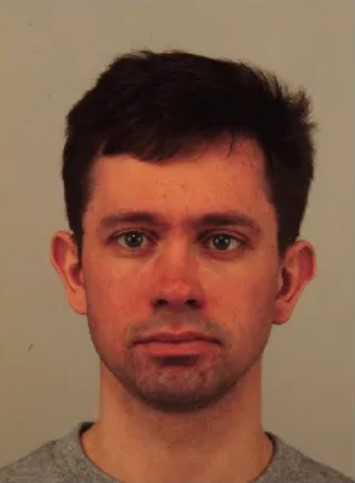
#> input picture humanface.jpg, 355 x 483 px
$ python Question_2.py
#> lines starting #> are read from the running program, lines starting #| are printed output that depends on the picture
#> in load_image_grayscale, `img = Image.open(image_path).convert('L')`:
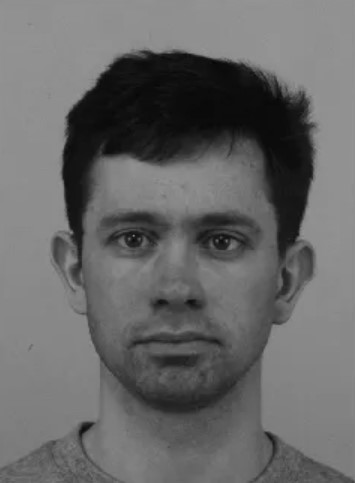
#> img: PIL image 355x483 L; min 5, max 151, mean 103.7
# -*- coding: utf-8 -*-
"""
Created on Mon Sep 30 10:31:29 2024
@author: purnendumaity@gmail.com
Implement both the Floyd-Steinberg and Jarvis-Judice-Ninke dithering algorithms on
the image in Python,then compare the results obtained from each method
package needed: numpy, pillow, matplotlib
"""

import numpy as np
from PIL import Image
import matplotlib
#working in Pycharm community version
#so below 2 line adjusted to see my plot window one by one
matplotlib.use('TkAgg',force=True)
print("Switched to:",matplotlib.get_backend())
import matplotlib.pyplot as plt

# Define the Dithering Algorithms
# Floyd - SteinbergDithering:
def floyd_steinberg_dithering(img):
    # Define the error diffusion matrix for Floyd-Steinberg Dithering
    fs_matrix = np.array([[0, 0, 7],
                          [3, 5, 1]]) / 16.0

    img = img.copy()
    rows, cols = img.shape
#> rows = 483; cols = 355

    for row in range(rows):
        for col in range(cols):
            old_pixel = img[row, col]
            new_pixel = np.round(old_pixel / 255.0) * 255
            img[row, col] = new_pixel
            quant_error = old_pixel - new_pixel

            # Distribute the error to neighboring pixels using the FS matrix
            for i in range(2):
                for j in range(3):
                    if row + i < rows and col + j - 1 < cols and col + j - 1 >= 0:
                        img[row + i, col + j - 1] += quant_error * fs_matrix[i, j]
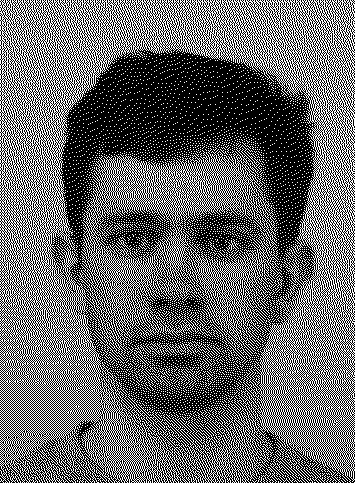
#> img: shape (483, 355) float64; 40.7% white in thin lines or dots

    return img


#Jarvis - Judice - Ninke Dithering:
def jarvis_judice_ninke_dithering(img):
    # Define the error diffusion matrix for Jarvis-Judice-Ninke Dithering
    jjn_matrix = np.array([[0, 0, 0, 7, 5],
                           [3, 5, 7, 5, 3],
                           [1, 3, 5, 3, 1]]) / 48.0

    img = img.copy()
    rows, cols = img.shape
#> rows = 483; cols = 355

    for row in range(rows):
        for col in range(cols):
            old_pixel = img[row, col]
            new_pixel = np.round(old_pixel / 255.0) * 255
            img[row, col] = new_pixel
            quant_error = old_pixel - new_pixel

            # Distribute the error to neighboring pixels using the JJN matrix
            for i in range(3):
                for j in range(5):
                    if row + i < rows and col + j - 2 < cols and col + j - 2 >= 0:
                        img[row + i, col + j - 2] += quant_error * jjn_matrix[i, j]
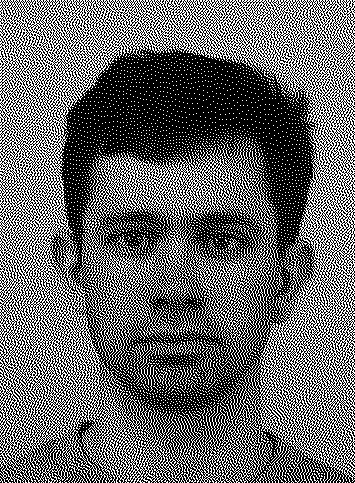
#> img: shape (483, 355) float64; 40.7% white in thin lines or dots

    return img

#Load and Prepare the Image:
def load_image_grayscale(image_path):
    # Open image and convert to grayscale
    img = Image.open(image_path).convert('L')  # Convert to grayscale
    img = np.array(img, dtype=np.float64)  # Convert to float64 for precision
    return img

#Dispaly Results
def display_results(original_img, floyd_img, jjn_img):
    # Display the original and dithered images
    plt.figure(figsize=(10, 10))
    plt.subplot(1, 3, 1)
    plt.imshow(original_img, cmap='gray')
    plt.title('Original Image')
    plt.axis('off')
    plt.subplot(1, 3, 2)
    plt.imshow(floyd_img, cmap='gray')
    plt.title('Floyd-Steinberg Dithering')
    plt.axis('off')
    plt.subplot(1, 3, 3)
    plt.imshow(jjn_img, cmap='gray')
    plt.title('Jarvis-Judice-Ninke Dithering')
    plt.axis('off')
    plt.show()
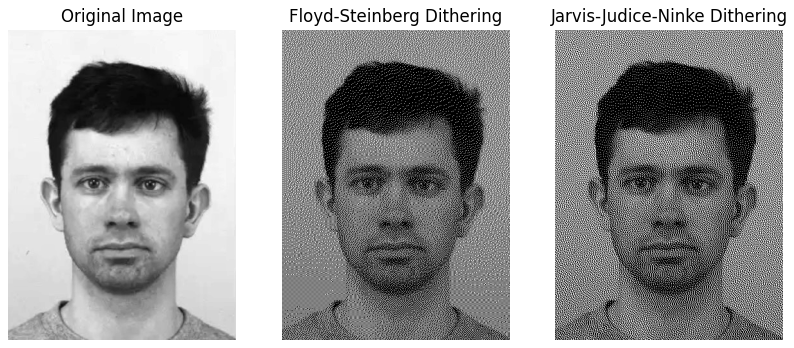
#> figure drawn by matplotlib, 3 panels

#MainScript:
# Load and process the image
image_path = "./humanface.jpg" # Replace with the actual path to your image
img = load_image_grayscale(image_path)
# Apply Floyd-Steinberg Dithering
floyd_img = floyd_steinberg_dithering(img)
# Apply Jarvis-Judice-Ninke Dithering
jjn_img = jarvis_judice_ninke_dithering(img)
# Compare the results
display_results(img, floyd_img, jjn_img)
